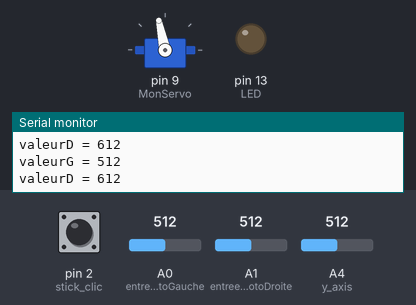
The sketch below on a simulated Arduino Uno, built with avr-gcc and run on an emulated ATmega328P. On the bench: servo, output pins drawn as LEDs (lit = HIGH), the last lines printed to the serial monitor. The inputs (shaded band) are chosen by the test bench; at power-on: pin 2 (stick_clic) HIGH, A4 (y_axis) = 512, A0 (entreePhotoGauche) = 512, A1 (entreePhotoDroite) = 512.

Above: at 2.26 s.
2.3 s: pin 2 (stick_clic) pulled LOW for 0.15 s
At 4.0 s:
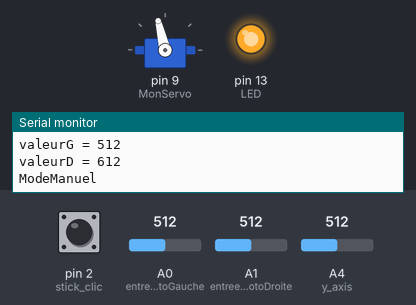
4.3 s: A4 (y_axis) set to 0
At 5.16 s:
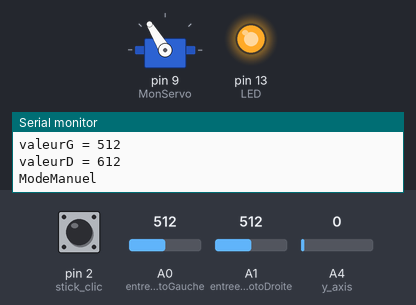
7.3 s: A4 (y_axis) set to 1023
10.3 s: pin 2 (stick_clic) pulled LOW for 0.15 s
At 12.79 s:
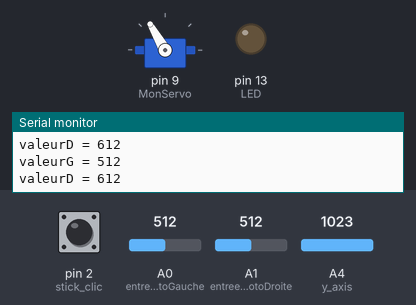
13.4 s: A0 (entreePhotoGauche) set to 592
16.4 s: A0 (entreePhotoGauche) set to 618
At 16.4 s:
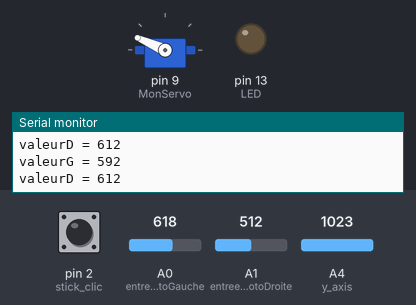
Timing chart, 0 to 18.9 s (numbered marks = the images above; inputs shaded):
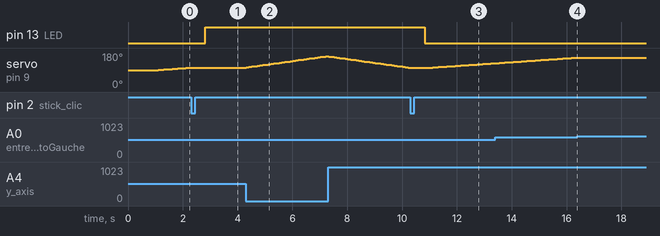

The sketch:

tracker_solaire.ino
```cpp
/*
   Voici le code pour le tutoriel tracker solaire

   vous pouvez retrouver le contenu du tutoriel sur http://ouiaremakers.com/

*/

//Tout d'abord on appele les bibliothèques

/*
//bibliotheque ecran LCD RGB
#include <Wire.h>
#include "rgb_lcd.h"

rgb_lcd lcd;

//reglage des couleur car mon LCD est un RGB
const int colorR = 100;
const int colorG = 100;
const int colorB = 100;
*/

//bibliotheque servo moteur
#include <Servo.h>

Servo MonServo; // crée l’objet pour contrôler le servomoteur

int PosServo;  // Variable de position du servo1, de 0 à 180°

// Variables de valeur des photorésistances
int PhotoGauche;
int PhotoDroite;

//Joystick
const int x_axis = A3;
const int y_axis = A4;
const int stick_clic = 2;

bool manualmode = false;
const int LED = 13;

int manual_speed = 2;

int Tampon = 10; // écart permis entre les photoresistances sans qu'il y ai d'ajustement des servo
int entreePhotoGauche = A0; // Photorésistances sur A0 et A1
int entreePhotoDroite = A1;


bool mouvement = false; //condition pour mouvement des servo, cela permet d'avoir un mouvement continu
//tant que nous ne somme pas a l'equilibre +/- tampon et d'avoir une tempo lorsque nous avons l'équilibre
//(les servos cherchent moins souvent )

void setup()
{
  Serial.begin(9600);  // Monoteur série
  MonServo.attach(9); // Servo sur pin 9
  pinMode(stick_clic, INPUT_PULLUP); //pin 2 en mode lecture et pull up pour le clic du joystick

  pinMode(LED, OUTPUT); //pour la led

  //servo en position initiale
  PosServo = 90;
  MonServo.write(PosServo);
  delay (1000);
  Serial.println("Initialisation réussie");

}
void loop()
{
  //lecture du click pour savoir si on est sur le mode manuel
  int valeurStickClic = digitalRead(stick_clic);
  //Serial.print("valeurStickClic = ");
  //Serial.println(valeurStickClic);

  if (valeurStickClic == 0){
    delay(500);
    manualmode = !manualmode;
    if (manualmode == true){
      digitalWrite(LED, HIGH);
      Serial.println("ModeManuel");
    }
    else{
      digitalWrite(LED, LOW);
      Serial.println("ModeAuto");
    }
  }

  if(manualmode)
  {
    delay(100);
    int valeurY = analogRead(y_axis);
    if (valeurY == 1023){
      PosServo-=(1*manual_speed);
      MonServo.write(PosServo);
    }
    if (valeurY == 0){
      PosServo+=(1*manual_speed);
      MonServo.write(PosServo);
    }
  }

  //mode normal de tracking
  else{

    delay(100);
    mouvement = false;

    // On lit les photoresistances
    PhotoGauche = analogRead(entreePhotoGauche);
    PhotoDroite = analogRead(entreePhotoDroite)+100;

    Serial.print("valeurG = ");
    Serial.println(PhotoGauche);
    Serial.print("valeurD = ");
    Serial.println(PhotoDroite);

    // Si la valeur de droite est plus grande (plus de lumière) que la gauche on tourne vers la droite
    if ( PhotoDroite > (PhotoGauche + Tampon)) // on applique la valeur tampon pour plus de stabilité des servos
    {
      if (PosServo < 179)
        PosServo++;
      MonServo.write(PosServo);
      mouvement = true;
    }

    // Si la valeur de gauche est plus grande (plus de lumière) que la droite on tourne vers la gauche
    if (PhotoGauche > (PhotoDroite + Tampon))// on applique la valeur tampon pour plus de stabilité des servos
    {
      if (PosServo > 1)
        PosServo -= 1;
      MonServo.write(PosServo);
      mouvement = true;
    } //fin boucle du Servo horizontal

    if (mouvement == false)
    {
      delay(500); //si on suit le soleil on peut mettre un long delay, sinon pour plus de reactivité, un faible delay
    }

  }


}
```

Measured:
- the behaviour switches between 601 and 602 on A0 (entreePhotoGauche) (found by bisection; images 3 and 4)
- after the input at 2.3 s, pin 13 (LED): LOW → HIGH after 0.51 s; servo on pin 9 (MonServo): goes on until 2.3 s, then stays 103°
- after the input at 4.3 s, servo on pin 9 (MonServo): moves from 103° to 163° over 2.9 s, starting at once
- after the input at 10.3 s, pin 13 (LED): HIGH → LOW after 0.52 s
- after the input at 16.4 s, servo on pin 9 (MonServo): stays 156° (without the input it goes to 157° after 0.07 s)
